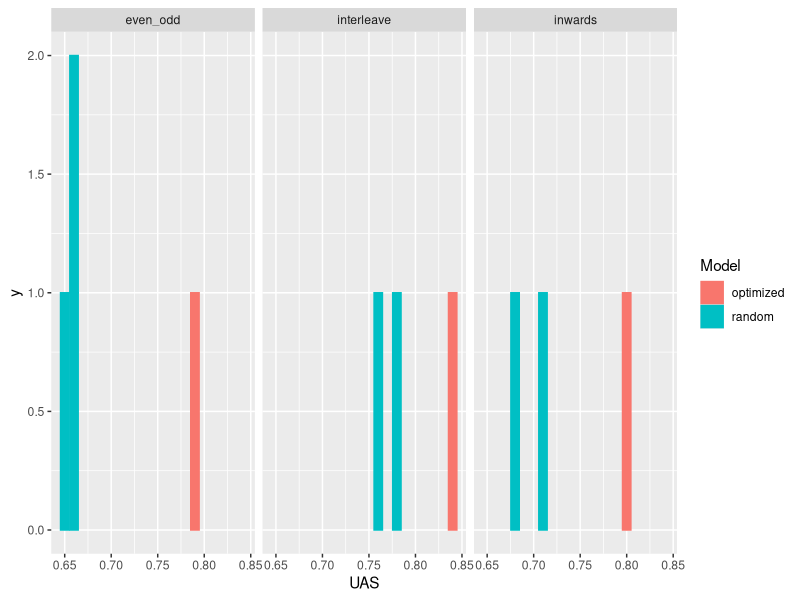
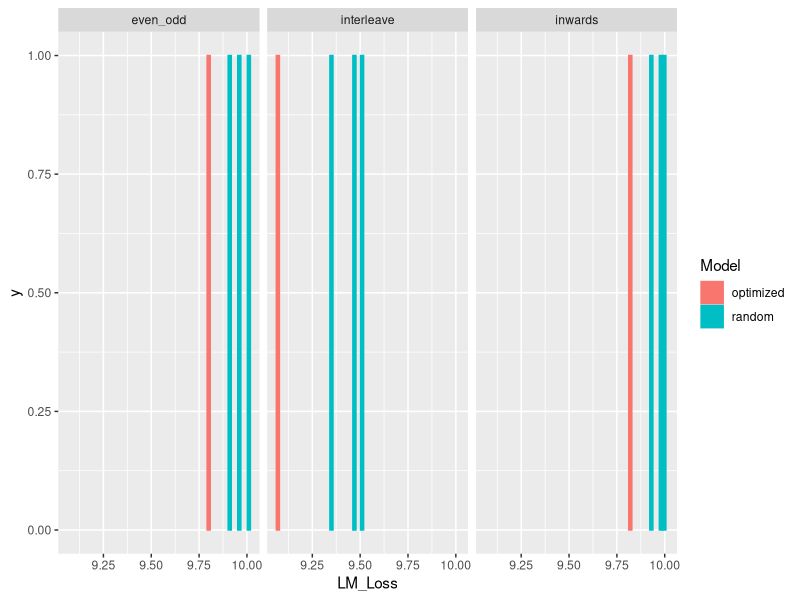

These charts were generated, in order, by the following R code:
dataP = read.csv("adversarial-parser.tsv", sep="\t")
dataS = read.csv("adversarial-lm.tsv", sep="\t")

library(ggplot2)
plot = ggplot(data=dataP, aes(x=UAS, y=1, group=Model, color=Model, fill = Model)) + 
      geom_bar(stat="identity") + facet_wrap(~Type)

ggsave(plot=plot, filename="figures/adversarial-parse.pdf")



plot = ggplot(data=dataS, aes(x=LM_Loss, y=1, group=Model, color=Model, fill = Model)) + 
      geom_bar(stat="identity") + facet_wrap(~Type)

ggsave(plot=plot, filename="figures/adversarial-lm.pdf")
